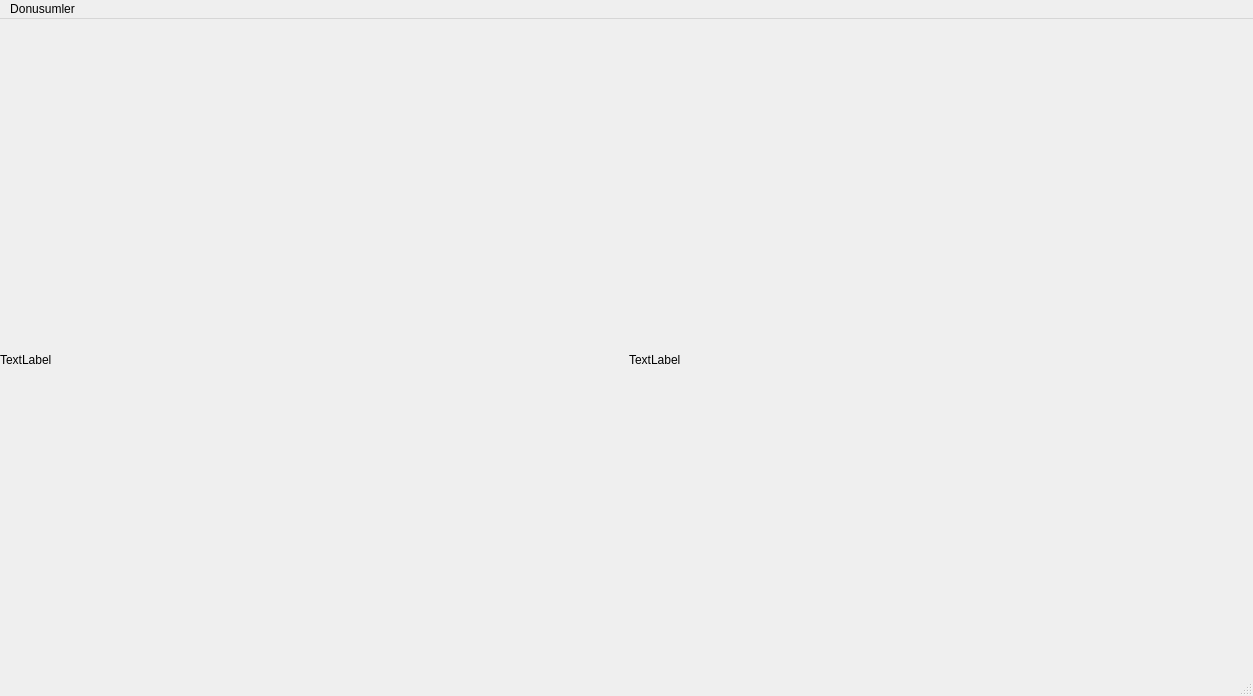
<?xml version="1.0" encoding="UTF-8"?>
<ui version="4.0">
 <class>MainWindow</class>
 <widget class="QMainWindow" name="MainWindow">
  <property name="geometry">
   <rect>
    <x>0</x>
    <y>0</y>
    <width>1253</width>
    <height>696</height>
   </rect>
  </property>
  <property name="windowTitle">
   <string>MainWindow</string>
  </property>
  <widget class="QWidget" name="centralwidget">
   <widget class="QWidget" name="">
    <property name="geometry">
     <rect>
      <x>0</x>
      <y>10</y>
      <width>1251</width>
      <height>661</height>
     </rect>
    </property>
    <layout class="QHBoxLayout" name="horizontalLayout">
     <item>
      <widget class="QLabel" name="label">
       <property name="text">
        <string>TextLabel</string>
       </property>
      </widget>
     </item>
     <item>
      <widget class="QLabel" name="label_2">
       <property name="text">
        <string>TextLabel</string>
       </property>
      </widget>
     </item>
    </layout>
   </widget>
  </widget>
  <widget class="QMenuBar" name="menubar">
   <property name="geometry">
    <rect>
     <x>0</x>
     <y>0</y>
     <width>1253</width>
     <height>26</height>
    </rect>
   </property>
   <widget class="QMenu" name="menuD_n_mler">
    <property name="title">
     <string>Donusumler</string>
    </property>
    <addaction name="actionOtele"/>
    <addaction name="actionRostasyon"/>
    <addaction name="actionOlceklendir"/>
   </widget>
   <addaction name="menuD_n_mler"/>
  </widget>
  <widget class="QStatusBar" name="statusbar"/>
  <action name="actionOtele">
   <property name="text">
    <string>Otele</string>
   </property>
  </action>
  <action name="actionRostasyon">
   <property name="text">
    <string>Rostasyon</string>
   </property>
  </action>
  <action name="actionOlceklendir">
   <property name="text">
    <string>Olceklendir</string>
   </property>
  </action>
 </widget>
 <resources/>
 <connections/>
</ui>
